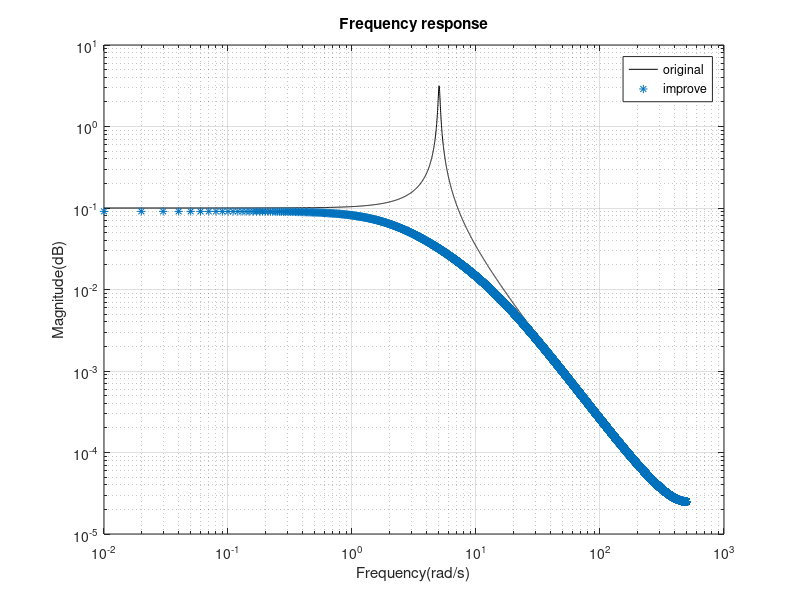

Write MATLAB code to recreate this figure.
%HW2 - Frequency Response Improve
clc;
clear;
t = (0.01:0.01:1000);
num1 = [1];
den1 = [1 0.1 10];
sys1 = tf (num1,den1);
T = feedback(sys1,1);
y = impulse (sys1,t);
%y = sin(2*pi*2*t);
yf = fft(y);
yfabs = abs(yf)/100;
yh = yfabs(1:50000)
wh = (0.01:0.01:500);


num2 = [1 0.1 10];
den2 = [1 10 10];
sys2 = tf (num2,den2);
Tnew = feedback(sys1*sys2,1);
y = impulse (Tnew,t);
yf = fft(y);
yfabs = abs(yf)/100;
yhnew = yfabs(1:50000);
whnew = (0.01:0.01:500);

loglog(wh,yh,'k',whnew,yhnew,'*')
title('Frequency response');
xlabel('Frequency(rad/s)'); ylabel('Magnitude(dB)');
legend('original','improve')
grid on